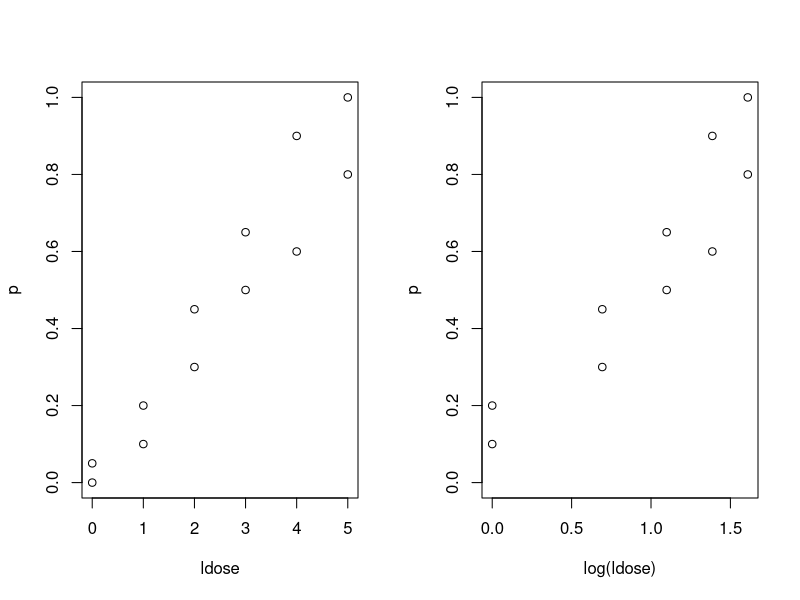

Source code (R): (Note: this script raises an error after producing the figure.)
################################################################
# >eR-BioStat                                                  #
#                                                              #
# GLM                                                          # 
# CAHPTER 8                                                    #
# GLM                                                          #
#                                                              #
# 2018                                                         #
# Ziv Shkedy &  Fetene Tekle                                   #
################################################################



################################################################
## Example 1: Budworm data dose response data of the binomial  #
################################################################

ldose <- rep(0:5, 2)
numdead <- c(1, 4, 9, 13, 18, 20, 0, 2, 6, 10, 12, 16)
sex <- factor(rep(c("M", "F"), c(6, 6)))
SF <- cbind(numdead, numalive=20-numdead)
p<-numdead/20
budworm.lg <- glm(SF ~ sex*ldose, family=binomial)

summary(budworm.lg)$cov.unscaled


summary(budworm.lg)



par(mfrow=c(1,2))
plot(p ~ ldose)
plot(p ~ log(ldose))

budworm.lg1 <- glm(SF ~ ldose, family=binomial)
budworm.lg2 <- glm(SF ~ sex + ldose, family=binomial)
budworm.lg3<- glm(SF ~ sex*ldose, family=binomial)

summary(budworm.lg1)
summary(budworm.lg2)
anova(budworm.lg1,budworm.lg2)
anova.glm(budworm.lg1,budworm.lg2,test="Chisq") 

summary(budworm.lg3)

anova.glm(budworm.lg2,budworm.lg3,test="Chisq") 

anova.glm(budworm.lg1,budworm.lg2,budworm.lg3,test="Chisq") 

update(budworm.lg3,~. -sex:ldose)

#########################################################
# End of code for Chapter 8                            ##
#########################################################

#########################################################
# Some extra code                                      ##
#########################################################

logLik(budworm.lg1)
logLik(budworm.lg2)
logLik(budworm.lg3)


budworm.lg1$null.deviance
budworm.lg1$deviance
budworm.lg2$null.deviance
budworm.lg2$deviance
budworm.lg3$null.deviance
budworm.lg3$deviance
